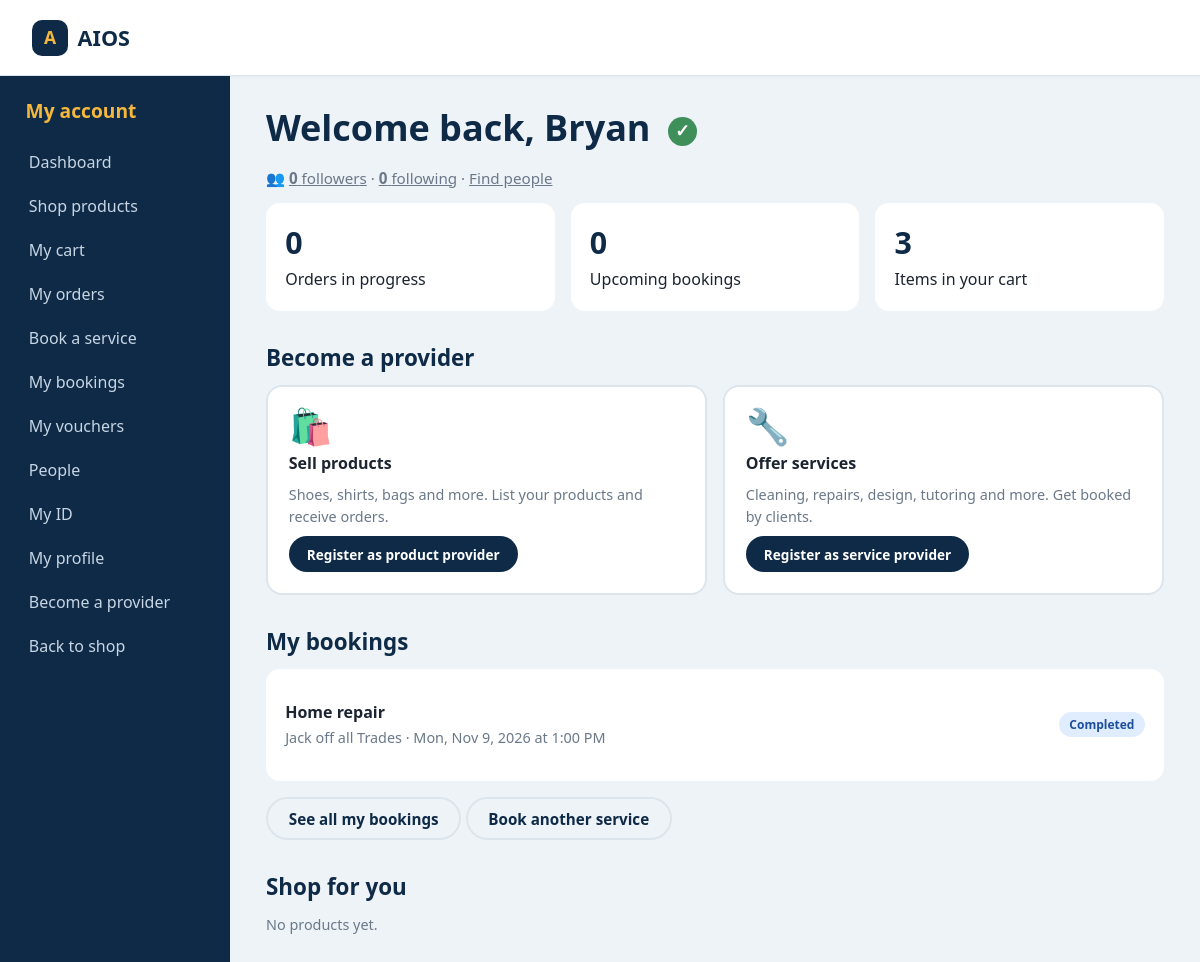
/client.php (signed in), run on the app's committed database.
### tables this page shows
CREATE TABLE IF NOT EXISTS users (
  id            INT UNSIGNED AUTO_INCREMENT PRIMARY KEY,
  role          ENUM('admin','client','staff') NOT NULL DEFAULT 'client',
  staff_type    ENUM('service','product') NULL,           
  first_name    VARCHAR(60)  NOT NULL,
  middle_name   VARCHAR(60)  NULL,
  last_name     VARCHAR(60)  NOT NULL,
  email         VARCHAR(120) NULL UNIQUE,
  phone         VARCHAR(20)  NULL UNIQUE,
  password_hash VARCHAR(255) NOT NULL,
  address       VARCHAR(255) NOT NULL,
  city          VARCHAR(80)  NOT NULL,
  postal_code   VARCHAR(12)  NULL,
  is_verified   TINYINT(1)   NOT NULL DEFAULT 0,
  photo         VARCHAR(200) NOT NULL DEFAULT '',         
  service_rate  DECIMAL(10,2) NULL,                       
  service_about VARCHAR(600) NOT NULL DEFAULT '',         
  id_doc_type   VARCHAR(20)  NOT NULL DEFAULT '',         
  id_doc_file   VARCHAR(200) NOT NULL DEFAULT '',         
  id_status     ENUM('pending','approved','rejected') NOT NULL DEFAULT 'approved',    
  id_reviewed_at DATETIME NULL,
  id_note       VARCHAR(200) NOT NULL DEFAULT '',         
  created_at    TIMESTAMP    NOT NULL DEFAULT CURRENT_TIMESTAMP
);

CREATE TABLE IF NOT EXISTS bookings (
  id           INT UNSIGNED AUTO_INCREMENT PRIMARY KEY,
  client_id    INT UNSIGNED NOT NULL,
  provider_id  INT UNSIGNED NOT NULL,
  service      VARCHAR(60) NOT NULL,
  booking_date DATE NOT NULL,
  booking_time TIME NOT NULL,
  address      VARCHAR(300) NOT NULL,
  contact      VARCHAR(140) NOT NULL,
  notes        VARCHAR(500) NULL,
  status       ENUM('pending','confirmed','declined','completed','cancelled') NOT NULL DEFAULT 'pending',
  created_at   DATETIME NOT NULL,
  updated_at   DATETIME NULL,
  KEY by_client (client_id),
  KEY by_provider (provider_id, booking_date),
  FOREIGN KEY (client_id)   REFERENCES users(id) ON DELETE CASCADE,
  FOREIGN KEY (provider_id) REFERENCES users(id) ON DELETE CASCADE
);

### includes/bootstrap.php (called while the page is built, shortened)
<?php
function db(): PDO {
    static $pdo = null;
    if (!$pdo) {
        $pdo = new PDO('mysql:host=' . DB_HOST . ';dbname=' . DB_NAME . ';charset=utf8mb4', DB_USER, DB_PASS, [
            PDO::ATTR_ERRMODE            => PDO::ERRMODE_EXCEPTION,
            PDO::ATTR_DEFAULT_FETCH_MODE => PDO::FETCH_ASSOC,
        ]);
    }
    return $pdo;
}
function store_expr(string $idCol, string $nameCol): string {
    return "COALESCE((SELECT a.business_name FROM provider_applications a WHERE a.user_id = $idCol AND a.status = 'approved' ORDER BY a.id DESC LIMIT 1), NULLIF($nameCol, ''), 'Store')";
}
function product_sql(): string {
    return 'SELECT p.*, ' . store_expr('p.seller_id', 'u.first_name') . ' AS store, u.photo AS seller_photo,
                   (SELECT ROUND(AVG(r.rating), 1) FROM reviews r WHERE r.product_id = p.id) AS avg_rating,
                   (SELECT COUNT(*) FROM reviews r2 WHERE r2.product_id = p.id) AS review_count
            FROM products p JOIN users u ON u.id = p.seller_id';
}
function cart_count(): int {
    try {
        $st = db()->prepare('SELECT COALESCE(SUM(quantity), 0) FROM cart_items WHERE user_id = ?');
        $st->execute([$_SESSION['user_id']]);
        return (int)$st->fetchColumn();
    } catch (Throwable $e) { return 0; }
}
function booking_when(array $b): string {
    return date('D, M j, Y', strtotime($b['booking_date'])) . ' at ' . date('g:i A', strtotime($b['booking_time']));
}
function booking_badge(string $status, bool $forProvider = false): array {
    $map = ['pending' => [$forProvider ? 'New request' : 'Waiting for the provider', 'badge-pending'], 'confirmed' => ['Confirmed', 'badge-confirmed'],
            'completed' => ['Completed', 'badge-delivered'], 'declined' => ['Declined', 'badge-rejected'], 'cancelled' => ['Cancelled', 'badge-rejected']];
    return $map[$status] ?? [$status, 'badge-pending'];
}
function follower_count(int $uid): int  { $st = db()->prepare('SELECT COUNT(*) FROM follows WHERE followed_id = ?'); $st->execute([$uid]); return (int)$st->fetchColumn(); }
function following_count(int $uid): int { $st = db()->prepare('SELECT COUNT(*) FROM follows WHERE follower_id = ?'); $st->execute([$uid]); return (int)$st->fetchColumn(); }

### client.php (the view, shortened to what this page needs)
<?php
require_once __DIR__ . '/includes/bootstrap.php';
$uid = (int)$_SESSION['user_id'];
$st = db()->prepare('SELECT * FROM users WHERE id = ?');
$st->execute([$uid]);
$me = $st->fetch();
$appQ = db()->prepare('SELECT type, status FROM provider_applications WHERE user_id = ? ORDER BY id DESC LIMIT 1');
$appQ->execute([$uid]);
$app = $appQ->fetch() ?: [];
$canApply = ($me['id_status'] === 'approved');
$one = function (string $sql) use ($uid): int { $q = db()->prepare($sql); $q->execute([$uid]); return (int)$q->fetchColumn(); };
$ordersOpen    = $one('SELECT COUNT(*) FROM orders WHERE buyer_id = ? AND status IN ("pending","approved")');
$bookingsAhead = $one('SELECT COUNT(*) FROM bookings WHERE client_id = ? AND status IN ("pending","confirmed") AND booking_date >= CURDATE()');
$inCart        = cart_count();
$bk = db()->prepare('SELECT b.*, ' . store_expr('b.provider_id', 'u.first_name') . ' AS store FROM bookings b JOIN users u ON u.id = b.provider_id
                     WHERE b.client_id = ? ORDER BY b.booking_date DESC, b.booking_time DESC LIMIT 5');
$bk->execute([$uid]);
$recent = $bk->fetchAll();
$picks = db()->query(product_sql() . ' WHERE p.is_active = 1 AND p.stock > 0 ORDER BY p.id DESC LIMIT 3')->fetchAll();
?>
<!DOCTYPE html>
<html lang="en">
<head>
  <link rel="stylesheet" href="css/style.css">
</head>
<body>
  <?php include __DIR__ . '/includes/topbar.php'; ?>
  <div class="dash">
    <?php include __DIR__ . '/includes/sidebar.php'; ?>
    <main class="dash-main">
      <h1>Welcome back, <?= htmlspecialchars($me['first_name']) ?><?php if ($me['id_status'] === 'approved'): ?> <span class="verified-check" title="ID verified" aria-label="ID verified">&#10003;</span><?php endif; ?></h1>
      <p class="follow-line">&#128101; <a href="people.php?tab=followers"><strong><?= follower_count($uid) ?></strong> follower<?= follower_count($uid) === 1 ? '' : 's' ?></a> &middot; <a href="people.php?tab=following"><strong><?= following_count($uid) ?></strong> following</a> &middot; <a href="people.php?tab=find">Find people</a></p>
      <div class="cards">
        <a class="card stat-link" href="orders.php"><span class="stat-value"><?= $ordersOpen ?></span><span>Orders in progress</span></a>
        <a class="card stat-link" href="bookings.php"><span class="stat-value"><?= $bookingsAhead ?></span><span>Upcoming bookings</span></a>
        <a class="card stat-link" href="cart.php"><span class="stat-value"><?= $inCart ?></span><span>Items in your cart</span></a>
      </div>
      <h2 id="provider">Become a provider</h2>
      <?php if (($app['status'] ?? '') === 'pending'): ?>
        <div class="card"><p><span class="badge badge-pending">Pending</span> Your application to become a <strong><?= ($app['type'] ?? '') === 'product' ? 'product' : 'service' ?> provider</strong> is waiting for an admin.</p>
          <p><a class="btn btn-small" href="apply.php">View or change my application</a></p></div>
      <?php else: ?>
        <div class="cta-grid">
          <?php foreach ([['product', '🛍️', 'Sell products', 'Shoes, shirts, bags and more. List your products and receive orders.'],
                          ['service', '🔧', 'Offer services', 'Cleaning, repairs, design, tutoring and more. Get booked by clients.']] as [$ct, $ci, $ctitle, $cdesc]): ?>
            <a class="cta-tile<?= $canApply ? '' : ' locked' ?>" href="<?= $canApply ? 'apply.php?type=' . $ct : 'id-upload.php' ?>">
              <span class="cta-icon" aria-hidden="true"><?= $ci ?></span>
              <strong><?= $ctitle ?></strong>
              <span class="muted"><?= $cdesc ?></span>
              <span class="btn btn-primary btn-small"><?= $canApply ? 'Register as ' . $ct . ' provider' : 'Locked until your ID is approved' ?></span>
            </a>
          <?php endforeach; ?>
        </div>
      <?php endif; ?>
      <h2 id="bookings">My bookings</h2>
      <?php if (!$recent): ?>
        <div class="card"><p>You have not booked any service yet.</p><a class="btn btn-primary" href="providers.php">Find a service provider</a></div>
      <?php else: ?>
        <ul class="booking-list card">
          <?php foreach ($recent as $b): [$label, $class] = booking_badge($b['status']); ?>
            <li>
              <div><strong><?= htmlspecialchars($b['service']) ?></strong>
                <span class="muted"><?= htmlspecialchars($b['store']) ?> &middot; <?= htmlspecialchars(booking_when($b)) ?></span></div>
              <div class="booking-end"><span class="badge <?= $class ?>"><?= $label ?></span></div>
            </li>
          <?php endforeach; ?>
        </ul>
        <p><a class="btn btn-ghost" href="bookings.php">See all my bookings</a> <a class="btn btn-ghost" href="providers.php">Book another service</a></p>
      <?php endif; ?>
      <h2 id="shop">Shop for you</h2>
      <?php if (!$picks): ?>
        <p class="muted">No products yet.</p>
      <?php endif; ?>
    </main>
  </div>
</body>
</html>

### css/style.css (style rules this page uses)
:root { --navy: #0e2a47; --navy-2: #163a5f; --marigold: #f5b83d; --teal: #1f8a8a; --mist: #eef3f7; --ink: #1b2430; --muted: #6a7889; --white: #ffffff; --line: #dde5ec; --header-h: 72px; --font-head: 'Bricolage Grotesque', 'Segoe UI', sans-serif; --font-body: 'DM Sans', 'Segoe UI', sans-serif; }
*, *::before, *::after { box-sizing: border-box; }
html { scroll-behavior: smooth; scroll-padding-top: var(--header-h); }
body { margin: 0; font-family: var(--font-body); color: var(--ink); background: var(--white); line-height: 1.55; }
h1, h2, h3 { font-family: var(--font-head); margin: 0; line-height: 1.1; }
a { color: inherit; }
.muted { color: var(--muted); font-size: .9rem; }
.btn { display: inline-block; cursor: pointer; font: 700 .95rem var(--font-body); padding: .6rem 1.3rem; border-radius: 999px; border: 2px solid transparent; text-decoration: none; text-align: center; transition: transform .15s ease, background .15s ease; }
.btn-primary { background: var(--marigold); color: var(--navy); }
.btn-ghost { border-color: var(--line); color: var(--navy); }
.btn-small { background: var(--navy); color: var(--white); padding: .4rem 1rem; font-size: .85rem; }
.stat-value { font: 800 1.6rem var(--font-head); color: var(--navy); }
.booking-list { list-style: none; margin: 0; padding: 0; }
.booking-list li { display: flex; justify-content: space-between; align-items: center; gap: 1rem; padding: .75rem 0; border-bottom: 1px solid var(--line); }
.booking-list li:last-child { border-bottom: 0; }
.booking-list strong { display: block; }
.booking-end { display: flex; align-items: center; gap: .8rem; flex-shrink: 0; }
.badge { font-size: .75rem; font-weight: 700; padding: .2rem .65rem; border-radius: 999px; }
.dash { display: grid; grid-template-columns: 230px minmax(0, 1fr); min-height: calc(100vh - var(--header-h)); background: var(--mist); }
.dash-main { padding: 2rem clamp(1rem, 3vw, 2.5rem) 3rem; }
.dash-main h1 { font-size: clamp(1.7rem, 3vw, 2.3rem); color: var(--navy); margin-bottom: 1.2rem; }
.dash-main h2 { font-size: 1.4rem; color: var(--navy); margin: 2.2rem 0 .9rem; }
.cards { display: grid; grid-template-columns: repeat(auto-fit, minmax(170px, 1fr)); gap: 1rem; }
.card { background: var(--white); border-radius: 14px; padding: 1.2rem; display: flex; flex-direction: column; gap: .2rem; }
.card .stat-value { font: 800 1.9rem var(--font-head); color: var(--navy); }
.badge-delivered { background: #e0ecff; color: #1d4f9c; }
.stat-link { text-decoration: none; color: inherit; transition: transform .15s ease, box-shadow .15s ease; }
.cta-grid { display: grid; grid-template-columns: repeat(auto-fit, minmax(260px, 1fr)); gap: 1rem; }
.cta-tile { display: flex; flex-direction: column; align-items: flex-start; gap: .5rem; padding: 1.3rem; background: var(--white); border: 2px solid var(--line); border-radius: 16px; text-decoration: none; color: inherit; transition: border-color .15s ease, transform .15s ease; }
.cta-icon { font-size: 2.2rem; line-height: 1; }
.verified-check { display: inline-grid; place-items: center; width: 1.2rem; height: 1.2rem; border-radius: 50%; background: #3f8f5b; color: #fff; font-size: .75rem; font-weight: 700; line-height: 1; vertical-align: middle; margin-left: .3rem; }
h1 .verified-check { width: 1.8rem; height: 1.8rem; font-size: 1.1rem; margin-left: .5rem; }
.follow-line { margin: .2rem 0 .8rem; font-size: .95rem; color: var(--muted); }
.follow-line a { color: inherit; }
html { -webkit-text-size-adjust: 100%; overflow-x: hidden; }
body { min-width: 320px; overflow-x: hidden; }
button, .btn, a, input, select, textarea { touch-action: manipulation; }
.hero, .dash, .product-page, .panel, .auth-card, .card, .product, .provider, .shop-group { min-width: 0; }

### includes/head-extra.php (style rules this page uses)
html { -webkit-text-size-adjust: 100%; }

### data on the page
users: first_name "Bryan"
bookings: service "Home repair", store "Jack off all Trades", booking_when($b) "Mon, Nov 9, 2026 at 1:00 PM", label "Completed"

### other printed values
SITE_NAME "AIOS"
$panelTitle "My account"
$menuLabel "Dashboard"
$menuLabel "Shop products"
$menuLabel "My cart"
$menuLabel "My orders"
$menuLabel "Book a service"
$menuLabel "My bookings"
$menuLabel "My vouchers"
$menuLabel "People"
$menuLabel "My ID"
$menuLabel "My profile"
$menuLabel "Become a provider"
follower_count($uid) "0"
following_count($uid) "0"
